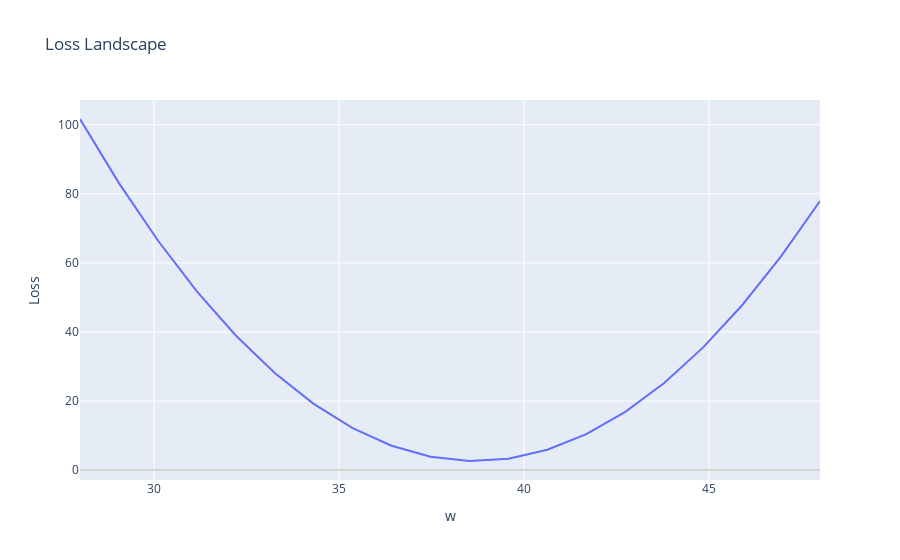

The notebook cell saved with this chart:
### Code cell
first_set.landscape(cost_fn=nn.MSELoss(),coef_1=coef_tensor)

### Figure 1 — Plotly figure (JSON) as saved in the notebook; plotly's stock layout.template omitted (floating-point values rounded to 4 significant figures)
{"data": [{"mode": "lines", "type": "scatter", "x": [28, 29.05, 30.11, 31.16, 32.21, 33.26, 34.32, 35.37, 36.42, 37.47, 38.53, 39.58, 40.63, 41.68, 42.74, 43.79, 44.84, 45.89, 46.95, 48], "y": [101.7, 83.1, 66.47, 51.76, 38.97, 28.11, 19.17, 12.15, 7.058, 3.887, 2.638, 3.312, 5.908, 10.43, 16.87, 25.24, 35.52, 47.74, 61.87, 77.93]}], "layout": {"hovermode": "closest", "title": {"text": "Loss Landscape"}, "xaxis": {"title": {"text": "w"}, "zeroline": true, "zerolinecolor": "rgba(205, 200, 193, 0.7)", "zerolinewidth": 2}, "yaxis": {"title": {"text": "Loss"}, "zeroline": true, "zerolinecolor": "rgba(205, 200, 193, 0.7)", "zerolinewidth": 2}}}
